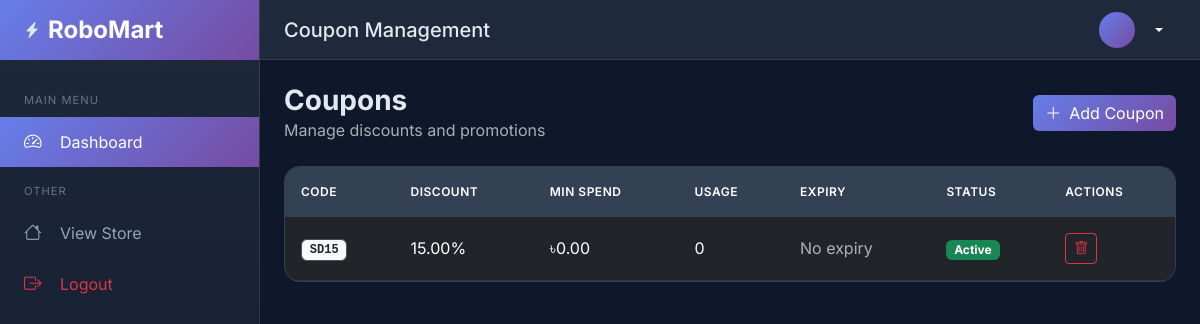
The app's page /backend/coupons/index.php with its own data.
### tables this page shows
CREATE TABLE IF NOT EXISTS coupons (
    id INT AUTO_INCREMENT PRIMARY KEY,
    code VARCHAR(50) NOT NULL UNIQUE,
    type ENUM('percent', 'fixed') NOT NULL,
    value DECIMAL(10,2) NOT NULL,
    min_spend DECIMAL(10,2) DEFAULT 0,
    usage_limit INT DEFAULT 0,
    used_count INT DEFAULT 0,
    expiry_date DATE,
    is_active TINYINT(1) DEFAULT 1,
    created_at TIMESTAMP DEFAULT CURRENT_TIMESTAMP
);

### functions.php (called while the page is built, shortened)
<?php
function get_all_coupons($pdo) {
    try {
        $stmt = $pdo->query("SELECT * FROM coupons ORDER BY created_at DESC");
        return $stmt->fetchAll();
    } catch (PDOException $e) { return []; }
}

### backend/coupons/index.php (the view, shortened to what this page needs)
<?php
require_once '../../config.php';
$coupons = get_all_coupons($pdo);
include '../includes/header.php';
include '../includes/sidebar.php';
?>
<div class="page-header d-flex justify-content-between align-items-center">
    <div>
        <h1 class="page-title">Coupons</h1>
        <p class="text-muted mb-0">Manage discounts and promotions</p>
    </div>
    <button class="btn btn-primary" data-bs-toggle="modal" data-bs-target="#addCouponModal">
        <i class="bi bi-plus-lg me-2"></i>Add Coupon
    </button>
</div>
<div class="table-container">
    <div class="table-responsive">
        <table class="table">
            <thead>
                <tr>
                    <th>Code</th>
                    <th>Discount</th>
                    <th>Min Spend</th>
                    <th>Usage</th>
                    <th>Expiry</th>
                    <th>Status</th>
                    <th>Actions</th>
                </tr>
            </thead>
            <tbody>
                <?php foreach ($coupons as $c): ?>
                <tr>
                    <td><span class="badge bg-light text-dark font-monospace border"><?php echo htmlspecialchars($c['code']); ?></span></td>
                    <td>
                        <?php echo $c['type'] === 'percent' ? $c['value'] . '%' : '৳' . number_format($c['value'], 2); ?>
                    </td>
                    <td>৳<?php echo number_format($c['min_spend'], 2); ?></td>
                    <td>
                        <?php echo $c['used_count']; ?>
                    </td>
                    <td>
                        <?php if ($c['expiry_date']): ?>
                            <span class="<?php echo strtotime($c['expiry_date']) < time() ? 'text-danger' : ''; ?>">
                                <?php echo date('M d, Y', strtotime($c['expiry_date'])); ?>
                            </span>
                        <?php else: ?>
                            <span class="text-muted">No expiry</span>
                        <?php endif; ?>
                    </td>
                    <td>
                        <?php if (!$c['is_active']): ?>
                            <span class="badge bg-secondary">Inactive</span>
                        <?php elseif ($c['expiry_date'] && strtotime($c['expiry_date']) < time()): ?>
                            <span class="badge bg-danger">Expired</span>
                        <?php else: ?>
                            <span class="badge bg-success">Active</span>
                        <?php endif; ?>
                    </td>
                    <td>
                        <a href="?delete=<?php echo $c['id']; ?>" class="btn btn-sm btn-outline-danger" onclick="return confirm('Delete this coupon?');">
                            <i class="bi bi-trash"></i>
                        </a>
                    </td>
                </tr>
                <?php endforeach; ?>
            </tbody>
        </table>
    </div>
</div>
<?php include '../includes/footer.php'; ?>

### backend/includes/header.php (style rules this page uses)
:root { --sidebar-width: 260px; --header-height: 60px; --primary-gradient: linear-gradient(135deg, #667eea 0%, #764ba2 100%); }
body { font-family: 'Inter', sans-serif; background-color: #0f172a; color: #e2e8f0; }
.table-container { background: #1e293b; border-radius: 16px; border: 1px solid rgba(255,255,255,0.1); overflow: hidden; }
.table { margin: 0; color: #e2e8f0; }
.table thead th { background: #334155; border-bottom: none; padding: 1rem; font-weight: 600; text-transform: uppercase; font-size: 0.75rem; letter-spacing: 0.5px; }
.table tbody td { padding: 1rem; border-color: rgba(255,255,255,0.05); vertical-align: middle; }
.btn-primary { background: var(--primary-gradient); border: none; }
.page-header { margin-bottom: 1.5rem; }
.page-title { font-size: 1.75rem; font-weight: 700; margin: 0; }

### records on screen
coupons: code "SD15", value "15.00", min_spend "0.00", used_count "0", shows "No expiry", is_active "Active"

### other values on screen
$page_title "Coupon Management"
